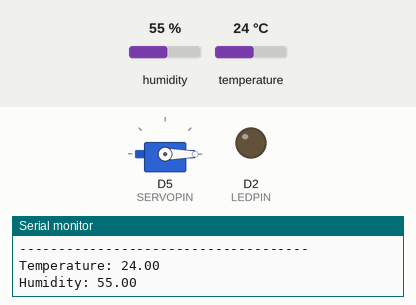
Bench run of a sketch on a simulated ESP8266 (NodeMCU). Parts: servo, output pins drawn as LEDs (lit = HIGH), the last lines printed to the serial monitor. The inputs (shaded band) are chosen by the test bench; at power-on: temperature 24 °C, humidity 55 %. WiFi joins after 1.5 s; servers stay silent unless stated.

Above: at 3.7 s.
3.8 s: temperature set to 29.2 °C
5.7 s: temperature set to 30.7 °C
At 6.9 s:
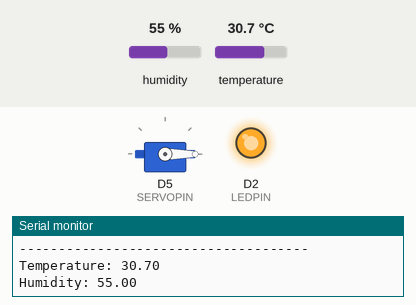
7.6 s: temperature set to 12 °C
At 9.7 s:
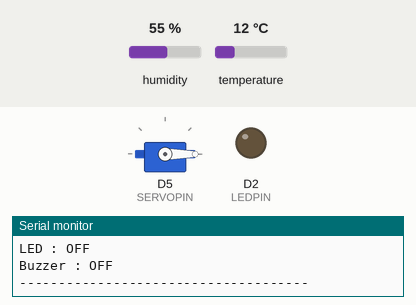
10.0 s: temperature set to 33 °C
At 12.4 s:
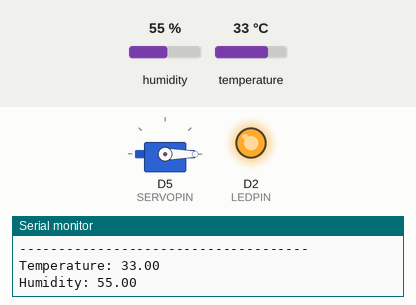
Timing chart, 0 to 13.4 s (numbered marks = the images above; inputs shaded):
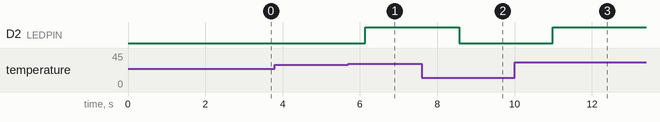

Measured:
- the behaviour switches between 29.9 and 30 °C on temperature (found by bisection; images 0 and 1)
- after the input at 5.7 s, D2 (LEDPIN): LOW → HIGH after 0.44 s
- after the input at 7.6 s, D2 (LEDPIN): HIGH → LOW after 0.97 s
- after the input at 10.0 s, D2 (LEDPIN): LOW → HIGH after 0.99 s

The sketch:

DHT_Unified_Sensor.ino
```cpp
#include <ESP8266WiFi.h>
#include <ESP8266HTTPClient.h>
#include <Adafruit_Sensor.h>
#include <DHT.h>
#include <DHT_U.h>
#include <Servo.h>

// WiFi config
const char* ssid = "Y30i";
const char* password = "12345678";

// Pin config
#define DHTPIN D1
#define DHTTYPE DHT22
#define LEDPIN D2
#define SERVOPIN D5

DHT_Unified dht(DHTPIN, DHTTYPE);
Servo myServo;

// Timer non-blocking
unsigned long lastSensorTime = 0;
const unsigned long sensorInterval = 500;  // 0.5 detik

void setup() {
  Serial.begin(115200);
  delay(1000);

  Serial.println("Menghubungkan ke WiFi...");
  WiFi.begin(ssid, password);
  while (WiFi.status() != WL_CONNECTED) {
    delay(300);
    Serial.print(".");
  }
  Serial.println("\nWiFi Connected!");
  Serial.print("IP Address : ");
  Serial.println(WiFi.localIP());

  dht.begin();
  pinMode(LEDPIN, OUTPUT);
  digitalWrite(LEDPIN, LOW);

  // Servo setup
  myServo.attach(SERVOPIN);
  myServo.write(0);
}

void loop() {

  unsigned long now = millis();

  // ====================================================================
  // 1️⃣ SENSOR UPDATE SETIAP 0.5 DETIK (NON BLOCKING)
  // ====================================================================
  static float temperature = 0;
  static float humidity = 0;
  static float target = 0;
  bool finalLed = false;
  bool buzzer = false;

  if (now - lastSensorTime >= sensorInterval) {
    lastSensorTime = now;

    // ---- Baca Sensor ----
    sensors_event_t tempEvent, humEvent;
    dht.temperature().getEvent(&tempEvent);
    dht.humidity().getEvent(&humEvent);

    if (!isnan(tempEvent.temperature)) temperature = tempEvent.temperature;
    if (!isnan(humEvent.relative_humidity)) humidity = humEvent.relative_humidity;

    Serial.print("Temperature: ");
    Serial.println(temperature);
    Serial.print("Humidity: ");
    Serial.println(humidity);

    // ---- KIRIM DATA SENSOR KE LARAVEL ----
    if (WiFi.status() == WL_CONNECTED) {
      WiFiClient client;
      HTTPClient http1;

      String url = "http://10.97.96.49/dhtiot/public/update-data/";
      url += String(temperature) + "/" + String(humidity);

      http1.begin(client, url);
      http1.GET();
      http1.end();
    }

    // ---- Ambil target suhu dari Laravel ----
    if (WiFi.status() == WL_CONNECTED) {
      WiFiClient client2;
      HTTPClient http2;

      http2.begin(client2, "http://10.97.96.49/dhtiot/public/control");
      int code = http2.GET();

      if (code > 0) {
        String payload = http2.getString();

        int index = payload.indexOf("target_temperature");
        if (index != -1) {
          int colon = payload.indexOf(":", index);
          int comma = payload.indexOf(",", colon);
          String value = (comma != -1)
                       ? payload.substring(colon + 1, comma)
                       : payload.substring(colon + 1);
          value.trim();
          target = value.toFloat();
        }
      }
      http2.end();
    }

    // ---- LED dan Buzzer ----
    bool autoLed = (temperature >= 30);
    bool overrideLed = (target >= 30);
    finalLed = autoLed || overrideLed;

    digitalWrite(LEDPIN, finalLed ? HIGH : LOW);

    buzzer = finalLed;

    Serial.println("-------------------------------------");
    Serial.println(finalLed ? "LED : ON" : "LED : OFF");
    Serial.println(buzzer ? "Buzzer : ON" : "Buzzer : OFF");
    Serial.println("-------------------------------------");

    // ---- Update status LED & buzzer ke Laravel ----
    if (WiFi.status() == WL_CONNECTED) {
      WiFiClient client3;
      HTTPClient http3;

      String urlStatus = "http://10.97.96.49/dhtiot/public/update-device/";
      urlStatus += String(finalLed ? 1 : 0) + "/";
      urlStatus += String(buzzer ? 1 : 0);

      http3.begin(client3, urlStatus);
      http3.GET();
      http3.end();
    }
  }

  // ====================================================================
  // 2️⃣ SERVO REAL-TIME (TANPA DELAY)
  // ====================================================================
  int servoState = 0;

  if (WiFi.status() == WL_CONNECTED) {
    WiFiClient client4;
    HTTPClient http4;

    http4.begin(client4, "http://10.97.96.49/dhtiot/public/servo-control");
    int httpCode4 = http4.GET();

    if (httpCode4 > 0) {
      String payload = http4.getString();

      int idx = payload.indexOf("servo");
      if (idx != -1) {
        int colon = payload.indexOf(":", idx);
        servoState = payload.substring(colon + 1).toInt();
      }
    }
    http4.end();
  }

  // Gerakkan servo tanpa delay
  if (servoState == 1) {
    myServo.write(180);
  } else {
    myServo.write(0);
  }
}
```
